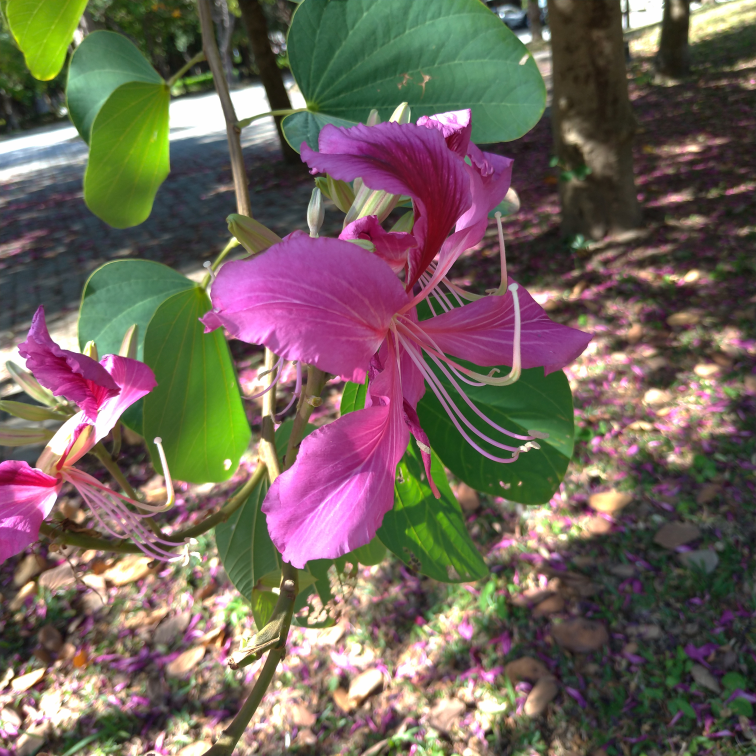
#> input picture pp.jpg, 3024 x 3024 px (shown at 1/4 size)
$ jupyter execute pip_install.ipynb   (shell and % lines are left out)
#> lines starting #> are read from the running program, lines starting #| are printed output that depends on the picture
[cell 1]
from PIL import Image

img = Image.open('pp.jpg')
#> img is the input picture: PIL image 3024x3024 RGB; mean R, G, B 113.2, 99.7, 90.7
img.show()

[cell 2]
from PIL import Image

img = Image.open('pp.jpg')
img.show()

[cell 3]
from PIL import Image
import matplotlib.pyplot as plt

img = Image.open('pp.jpg')
plt.imshow(img)
plt.show()

[cell 4]
import sys
import PIL
print(sys.modules['PIL'])

[cell 5]
import os
print(os.listdir(PIL.__path__[0]))

[cell 6]
import cv2

img = cv2.imread('pp.jpg')
#> img: shape (3024, 3024, 3)
cv2.imshow('pp', cv2.resize(img, (200, 200)))
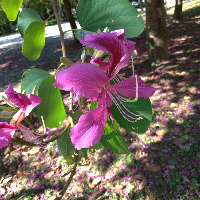
#> window 'pp': shape (200, 200, 3); mean B, G, R 90.6, 99.6, 113.1
cv2.waitKey(0)
cv2.destroyAllWindows()
